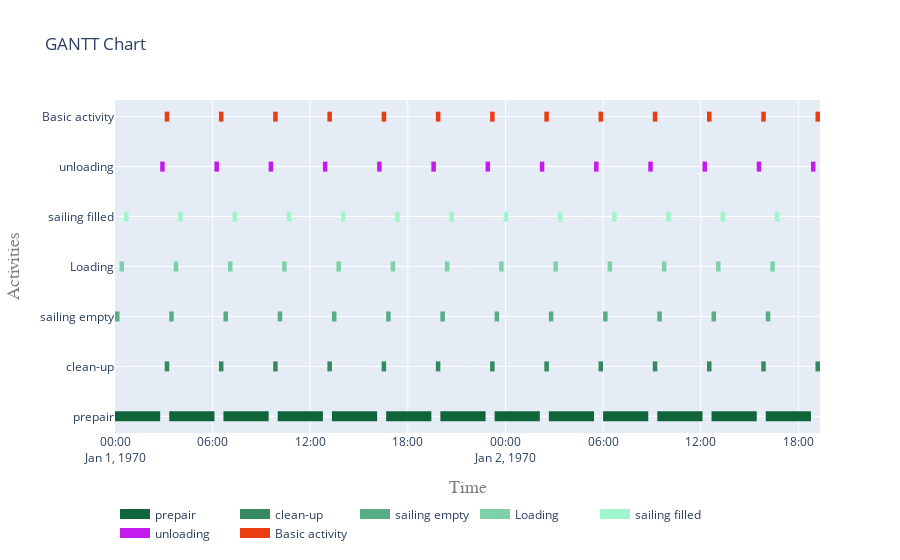

Source (notebook cell):
### Markdown cell above
Note the cleanup and pre-pair activities before and after the unloading activity.

### Code cell
plot.get_gantt_chart([*sub_processes_helper, *sub_processes_main])

### Figure 1 — Plotly figure (JSON) as saved in the notebook; plotly's stock layout.template omitted (floating-point values rounded to 4 significant figures)
{"data": [{"connectgaps": false, "hoverinfo": "y+name", "line": {"color": "rgb(16,102,58)", "width": 10}, "mode": "lines", "name": "prepair", "type": "scatter", "x": ["1970-01-01T00:00:00", "1970-01-01T00:00:00", "1970-01-01T02:46:40", "1970-01-01T02:46:40", "1970-01-01T02:46:40", "1970-01-01T03:20:00", "1970-01-01T03:20:00", "1970-01-01T06:06:40", "1970-01-01T06:06:40", "1970-01-01T06:06:40", "1970-01-01T06:40:00", "1970-01-01T06:40:00", "1970-01-01T09:26:40", "1970-01-01T09:26:40", "1970-01-01T09:26:40", "1970-01-01T10:00:00", "1970-01-01T10:00:00", "1970-01-01T12:46:40", "1970-01-01T12:46:40", "1970-01-01T12:46:40", "1970-01-01T13:20:00", "1970-01-01T13:20:00", "1970-01-01T16:06:40", "1970-01-01T16:06:40", "1970-01-01T16:06:40", "1970-01-01T16:40:00", "1970-01-01T16:40:00", "1970-01-01T19:26:40", "1970-01-01T19:26:40", "1970-01-01T19:26:40", "1970-01-01T20:00:00", "1970-01-01T20:00:00", "1970-01-01T22:46:40", "1970-01-01T22:46:40", "1970-01-01T22:46:40", "1970-01-01T23:20:00", "1970-01-01T23:20:00", "1970-01-02T02:06:40", "1970-01-02T02:06:40", "1970-01-02T02:06:40", "1970-01-02T02:40:00", "1970-01-02T02:40:00", "1970-01-02T05:26:40", "1970-01-02T05:26:40", "1970-01-02T05:26:40", "1970-01-02T06:00:00", "1970-01-02T06:00:00", "1970-01-02T08:46:40", "1970-01-02T08:46:40", "1970-01-02T08:46:40", "1970-01-02T09:20:00", "1970-01-02T09:20:00", "1970-01-02T12:06:40", "1970-01-02T12:06:40", "1970-01-02T12:06:40", "1970-01-02T12:40:00", "1970-01-02T12:40:00", "1970-01-02T15:26:40", "1970-01-02T15:26:40", "1970-01-02T15:26:40", "1970-01-02T16:00:00", "1970-01-02T16:00:00", "1970-01-02T18:46:40", "1970-01-02T18:46:40", "1970-01-02T18:46:40"], "y": ["prepair", "prepair", "prepair", "prepair", null, "prepair", "prepair", "prepair", "prepair", null, "prepair", "prepair", "prepair", "prepair", null, "prepair", "prepair", "prepair", "prepair", null, "prepair", "prepair", "prepair", "prepair", null, "prepair", "prepair", "prepair", "prepair", null, "prepair", "prepair", "prepair", "prepair", null, "prepair", "prepair", "prepair", "prepair", null, "prepair", "prepair", "prepair", "prepair", null, "prepair", "prepair", "prepair", "prepair", null, "prepair", "prepair", "prepair", "prepair", null, "prepair", "prepair", "prepair", "prepair", null, "prepair", "prepair", "prepair", "prepair", null]}, {"connectgaps": false, "hoverinfo": "y+name", "line": {"color": "rgb(52,138,94)", "width": 10}, "mode": "lines", "name": "clean-up", "type": "scatter", "x": ["1970-01-01T03:03:20", "1970-01-01T03:03:20", "1970-01-01T03:20:00", "1970-01-01T03:20:00", "1970-01-01T03:20:00", "1970-01-01T06:23:20", "1970-01-01T06:23:20", "1970-01-01T06:40:00", "1970-01-01T06:40:00", "1970-01-01T06:40:00", "1970-01-01T09:43:20", "1970-01-01T09:43:20", "1970-01-01T10:00:00", "1970-01-01T10:00:00", "1970-01-01T10:00:00", "1970-01-01T13:03:20", "1970-01-01T13:03:20", "1970-01-01T13:20:00", "1970-01-01T13:20:00", "1970-01-01T13:20:00", "1970-01-01T16:23:20", "1970-01-01T16:23:20", "1970-01-01T16:40:00", "1970-01-01T16:40:00", "1970-01-01T16:40:00", "1970-01-01T19:43:20", "1970-01-01T19:43:20", "1970-01-01T20:00:00", "1970-01-01T20:00:00", "1970-01-01T20:00:00", "1970-01-01T23:03:20", "1970-01-01T23:03:20", "1970-01-01T23:20:00", "1970-01-01T23:20:00", "1970-01-01T23:20:00", "1970-01-02T02:23:20", "1970-01-02T02:23:20", "1970-01-02T02:40:00", "1970-01-02T02:40:00", "1970-01-02T02:40:00", "1970-01-02T05:43:20", "1970-01-02T05:43:20", "1970-01-02T06:00:00", "1970-01-02T06:00:00", "1970-01-02T06:00:00", "1970-01-02T09:03:20", "1970-01-02T09:03:20", "1970-01-02T09:20:00", "1970-01-02T09:20:00", "1970-01-02T09:20:00", "1970-01-02T12:23:20", "1970-01-02T12:23:20", "1970-01-02T12:40:00", "1970-01-02T12:40:00", "1970-01-02T12:40:00", "1970-01-02T15:43:20", "1970-01-02T15:43:20", "1970-01-02T16:00:00", "1970-01-02T16:00:00", "1970-01-02T16:00:00", "1970-01-02T19:03:20", "1970-01-02T19:03:20", "1970-01-02T19:20:00", "1970-01-02T19:20:00", "1970-01-02T19:20:00"], "y": ["clean-up", "clean-up", "clean-up", "clean-up", null, "clean-up", "clean-up", "clean-up", "clean-up", null, "clean-up", "clean-up", "clean-up", "clean-up", null, "clean-up", "clean-up", "clean-up", "clean-up", null, "clean-up", "clean-up", "clean-up", "clean-up", null, "clean-up", "clean-up", "clean-up", "clean-up", null, "clean-up", "clean-up", "clean-up", "clean-up", null, "clean-up", "clean-up", "clean-up", "clean-up", null, "clean-up", "clean-up", "clean-up", "clean-up", null, "clean-up", "clean-up", "clean-up", "clean-up", null, "clean-up", "clean-up", "clean-up", "clean-up", null, "clean-up", "clean-up", "clean-up", "clean-up", null, "clean-up", "clean-up", "clean-up", "clean-up", null]}, {"connectgaps": false, "hoverinfo": "y+name", "line": {"color": "rgb(88,174,130)", "width": 10}, "mode": "lines", "name": "sailing empty", "type": "scatter", "x": ["1970-01-01T00:00:00", "1970-01-01T00:00:00", "1970-01-01T00:16:40", "1970-01-01T00:16:40", "1970-01-01T00:16:40", "1970-01-01T03:20:00", "1970-01-01T03:20:00", "1970-01-01T03:36:40", "1970-01-01T03:36:40", "1970-01-01T03:36:40", "1970-01-01T06:40:00", "1970-01-01T06:40:00", "1970-01-01T06:56:40", "1970-01-01T06:56:40", "1970-01-01T06:56:40", "1970-01-01T10:00:00", "1970-01-01T10:00:00", "1970-01-01T10:16:40", "1970-01-01T10:16:40", "1970-01-01T10:16:40", "1970-01-01T13:20:00", "1970-01-01T13:20:00", "1970-01-01T13:36:40", "1970-01-01T13:36:40", "1970-01-01T13:36:40", "1970-01-01T16:40:00", "1970-01-01T16:40:00", "1970-01-01T16:56:40", "1970-01-01T16:56:40", "1970-01-01T16:56:40", "1970-01-01T20:00:00", "1970-01-01T20:00:00", "1970-01-01T20:16:40", "1970-01-01T20:16:40", "1970-01-01T20:16:40", "1970-01-01T23:20:00", "1970-01-01T23:20:00", "1970-01-01T23:36:40", "1970-01-01T23:36:40", "1970-01-01T23:36:40", "1970-01-02T02:40:00", "1970-01-02T02:40:00", "1970-01-02T02:56:40", "1970-01-02T02:56:40", "1970-01-02T02:56:40", "1970-01-02T06:00:00", "1970-01-02T06:00:00", "1970-01-02T06:16:40", "1970-01-02T06:16:40", "1970-01-02T06:16:40", "1970-01-02T09:20:00", "1970-01-02T09:20:00", "1970-01-02T09:36:40", "1970-01-02T09:36:40", "1970-01-02T09:36:40", "1970-01-02T12:40:00", "1970-01-02T12:40:00", "1970-01-02T12:56:40", "1970-01-02T12:56:40", "1970-01-02T12:56:40", "1970-01-02T16:00:00", "1970-01-02T16:00:00", "1970-01-02T16:16:40", "1970-01-02T16:16:40", "1970-01-02T16:16:40"], "y": ["sailing empty", "sailing empty", "sailing empty", "sailing empty", null, "sailing empty", "sailing empty", "sailing empty", "sailing empty", null, "sailing empty", "sailing empty", "sailing empty", "sailing empty", null, "sailing empty", "sailing empty", "sailing empty", "sailing empty", null, "sailing empty", "sailing empty", "sailing empty", "sailing empty", null, "sailing empty", "sailing empty", "sailing empty", "sailing empty", null, "sailing empty", "sailing empty", "sailing empty", "sailing empty", null, "sailing empty", "sailing empty", "sailing empty", "sailing empty", null, "sailing empty", "sailing empty", "sailing empty", "sailing empty", null, "sailing empty", "sailing empty", "sailing empty", "sailing empty", null, "sailing empty", "sailing empty", "sailing empty", "sailing empty", null, "sailing empty", "sailing empty", "sailing empty", "sailing empty", null, "sailing empty", "sailing empty", "sailing empty", "sailing empty", null]}, {"connectgaps": false, "hoverinfo": "y+name", "line": {"color": "rgb(124,210,166)", "width": 10}, "mode": "lines", "name": "Loading", "type": "scatter", "x": ["1970-01-01T00:16:40", "1970-01-01T00:16:40", "1970-01-01T00:33:20", "1970-01-01T00:33:20", "1970-01-01T00:33:20", "1970-01-01T03:36:40", "1970-01-01T03:36:40", "1970-01-01T03:53:20", "1970-01-01T03:53:20", "1970-01-01T03:53:20", "1970-01-01T06:56:40", "1970-01-01T06:56:40", "1970-01-01T07:13:20", "1970-01-01T07:13:20", "1970-01-01T07:13:20", "1970-01-01T10:16:40", "1970-01-01T10:16:40", "1970-01-01T10:33:20", "1970-01-01T10:33:20", "1970-01-01T10:33:20", "1970-01-01T13:36:40", "1970-01-01T13:36:40", "1970-01-01T13:53:20", "1970-01-01T13:53:20", "1970-01-01T13:53:20", "1970-01-01T16:56:40", "1970-01-01T16:56:40", "1970-01-01T17:13:20", "1970-01-01T17:13:20", "1970-01-01T17:13:20", "1970-01-01T20:16:40", "1970-01-01T20:16:40", "1970-01-01T20:33:20", "1970-01-01T20:33:20", "1970-01-01T20:33:20", "1970-01-01T23:36:40", "1970-01-01T23:36:40", "1970-01-01T23:53:20", "1970-01-01T23:53:20", "1970-01-01T23:53:20", "1970-01-02T02:56:40", "1970-01-02T02:56:40", "1970-01-02T03:13:20", "1970-01-02T03:13:20", "1970-01-02T03:13:20", "1970-01-02T06:16:40", "1970-01-02T06:16:40", "1970-01-02T06:33:20", "1970-01-02T06:33:20", "1970-01-02T06:33:20", "1970-01-02T09:36:40", "1970-01-02T09:36:40", "1970-01-02T09:53:20", "1970-01-02T09:53:20", "1970-01-02T09:53:20", "1970-01-02T12:56:40", "1970-01-02T12:56:40", "1970-01-02T13:13:20", "1970-01-02T13:13:20", "1970-01-02T13:13:20", "1970-01-02T16:16:40", "1970-01-02T16:16:40", "1970-01-02T16:33:20", "1970-01-02T16:33:20", "1970-01-02T16:33:20"], "y": ["Loading", "Loading", "Loading", "Loading", null, "Loading", "Loading", "Loading", "Loading", null, "Loading", "Loading", "Loading", "Loading", null, "Loading", "Loading", "Loading", "Loading", null, "Loading", "Loading", "Loading", "Loading", null, "Loading", "Loading", "Loading", "Loading", null, "Loading", "Loading", "Loading", "Loading", null, "Loading", "Loading", "Loading", "Loading", null, "Loading", "Loading", "Loading", "Loading", null, "Loading", "Loading", "Loading", "Loading", null, "Loading", "Loading", "Loading", "Loading", null, "Loading", "Loading", "Loading", "Loading", null, "Loading", "Loading", "Loading", "Loading", null]}, {"connectgaps": false, "hoverinfo": "y+name", "line": {"color": "rgb(160,246,202)", "width": 10}, "mode": "lines", "name": "sailing filled", "type": "scatter", "x": ["1970-01-01T00:33:20", "1970-01-01T00:33:20", "1970-01-01T00:50:00", "1970-01-01T00:50:00", "1970-01-01T00:50:00", "1970-01-01T03:53:20", "1970-01-01T03:53:20", "1970-01-01T04:10:00", "1970-01-01T04:10:00", "1970-01-01T04:10:00", "1970-01-01T07:13:20", "1970-01-01T07:13:20", "1970-01-01T07:30:00", "1970-01-01T07:30:00", "1970-01-01T07:30:00", "1970-01-01T10:33:20", "1970-01-01T10:33:20", "1970-01-01T10:50:00", "1970-01-01T10:50:00", "1970-01-01T10:50:00", "1970-01-01T13:53:20", "1970-01-01T13:53:20", "1970-01-01T14:10:00", "1970-01-01T14:10:00", "1970-01-01T14:10:00", "1970-01-01T17:13:20", "1970-01-01T17:13:20", "1970-01-01T17:30:00", "1970-01-01T17:30:00", "1970-01-01T17:30:00", "1970-01-01T20:33:20", "1970-01-01T20:33:20", "1970-01-01T20:50:00", "1970-01-01T20:50:00", "1970-01-01T20:50:00", "1970-01-01T23:53:20", "1970-01-01T23:53:20", "1970-01-02T00:10:00", "1970-01-02T00:10:00", "1970-01-02T00:10:00", "1970-01-02T03:13:20", "1970-01-02T03:13:20", "1970-01-02T03:30:00", "1970-01-02T03:30:00", "1970-01-02T03:30:00", "1970-01-02T06:33:20", "1970-01-02T06:33:20", "1970-01-02T06:50:00", "1970-01-02T06:50:00", "1970-01-02T06:50:00", "1970-01-02T09:53:20", "1970-01-02T09:53:20", "1970-01-02T10:10:00", "1970-01-02T10:10:00", "1970-01-02T10:10:00", "1970-01-02T13:13:20", "1970-01-02T13:13:20", "1970-01-02T13:30:00", "1970-01-02T13:30:00", "1970-01-02T13:30:00", "1970-01-02T16:33:20", "1970-01-02T16:33:20", "1970-01-02T16:50:00", "1970-01-02T16:50:00", "1970-01-02T16:50:00"], "y": ["sailing filled", "sailing filled", "sailing filled", "sailing filled", null, "sailing filled", "sailing filled", "sailing filled", "sailing filled", null, "sailing filled", "sailing filled", "sailing filled", "sailing filled", null, "sailing filled", "sailing filled", "sailing filled", "sailing filled", null, "sailing filled", "sailing filled", "sailing filled", "sailing filled", null, "sailing filled", "sailing filled", "sailing filled", "sailing filled", null, "sailing filled", "sailing filled", "sailing filled", "sailing filled", null, "sailing filled", "sailing filled", "sailing filled", "sailing filled", null, "sailing filled", "sailing filled", "sailing filled", "sailing filled", null, "sailing filled", "sailing filled", "sailing filled", "sailing filled", null, "sailing filled", "sailing filled", "sailing filled", "sailing filled", null, "sailing filled", "sailing filled", "sailing filled", "sailing filled", null, "sailing filled", "sailing filled", "sailing filled", "sailing filled", null]}, {"connectgaps": false, "hoverinfo": "y+name", "line": {"color": "rgb(196,26,238)", "width": 10}, "mode": "lines", "name": "unloading", "type": "scatter", "x": ["1970-01-01T02:46:40", "1970-01-01T02:46:40", "1970-01-01T03:03:20", "1970-01-01T03:03:20", "1970-01-01T03:03:20", "1970-01-01T06:06:40", "1970-01-01T06:06:40", "1970-01-01T06:23:20", "1970-01-01T06:23:20", "1970-01-01T06:23:20", "1970-01-01T09:26:40", "1970-01-01T09:26:40", "1970-01-01T09:43:20", "1970-01-01T09:43:20", "1970-01-01T09:43:20", "1970-01-01T12:46:40", "1970-01-01T12:46:40", "1970-01-01T13:03:20", "1970-01-01T13:03:20", "1970-01-01T13:03:20", "1970-01-01T16:06:40", "1970-01-01T16:06:40", "1970-01-01T16:23:20", "1970-01-01T16:23:20", "1970-01-01T16:23:20", "1970-01-01T19:26:40", "1970-01-01T19:26:40", "1970-01-01T19:43:20", "1970-01-01T19:43:20", "1970-01-01T19:43:20", "1970-01-01T22:46:40", "1970-01-01T22:46:40", "1970-01-01T23:03:20", "1970-01-01T23:03:20", "1970-01-01T23:03:20", "1970-01-02T02:06:40", "1970-01-02T02:06:40", "1970-01-02T02:23:20", "1970-01-02T02:23:20", "1970-01-02T02:23:20", "1970-01-02T05:26:40", "1970-01-02T05:26:40", "1970-01-02T05:43:20", "1970-01-02T05:43:20", "1970-01-02T05:43:20", "1970-01-02T08:46:40", "1970-01-02T08:46:40", "1970-01-02T09:03:20", "1970-01-02T09:03:20", "1970-01-02T09:03:20", "1970-01-02T12:06:40", "1970-01-02T12:06:40", "1970-01-02T12:23:20", "1970-01-02T12:23:20", "1970-01-02T12:23:20", "1970-01-02T15:26:40", "1970-01-02T15:26:40", "1970-01-02T15:43:20", "1970-01-02T15:43:20", "1970-01-02T15:43:20", "1970-01-02T18:46:40", "1970-01-02T18:46:40", "1970-01-02T19:03:20", "1970-01-02T19:03:20", "1970-01-02T19:03:20"], "y": ["unloading", "unloading", "unloading", "unloading", null, "unloading", "unloading", "unloading", "unloading", null, "unloading", "unloading", "unloading", "unloading", null, "unloading", "unloading", "unloading", "unloading", null, "unloading", "unloading", "unloading", "unloading", null, "unloading", "unloading", "unloading", "unloading", null, "unloading", "unloading", "unloading", "unloading", null, "unloading", "unloading", "unloading", "unloading", null, "unloading", "unloading", "unloading", "unloading", null, "unloading", "unloading", "unloading", "unloading", null, "unloading", "unloading", "unloading", "unloading", null, "unloading", "unloading", "unloading", "unloading", null, "unloading", "unloading", "unloading", "unloading", null]}, {"connectgaps": false, "hoverinfo": "y+name", "line": {"color": "rgb(232,62,18)", "width": 10}, "mode": "lines", "name": "Basic activity", "type": "scatter", "x": ["1970-01-01T03:03:20", "1970-01-01T03:03:20", "1970-01-01T03:20:00", "1970-01-01T03:20:00", "1970-01-01T03:20:00", "1970-01-01T06:23:20", "1970-01-01T06:23:20", "1970-01-01T06:40:00", "1970-01-01T06:40:00", "1970-01-01T06:40:00", "1970-01-01T09:43:20", "1970-01-01T09:43:20", "1970-01-01T10:00:00", "1970-01-01T10:00:00", "1970-01-01T10:00:00", "1970-01-01T13:03:20", "1970-01-01T13:03:20", "1970-01-01T13:20:00", "1970-01-01T13:20:00", "1970-01-01T13:20:00", "1970-01-01T16:23:20", "1970-01-01T16:23:20", "1970-01-01T16:40:00", "1970-01-01T16:40:00", "1970-01-01T16:40:00", "1970-01-01T19:43:20", "1970-01-01T19:43:20", "1970-01-01T20:00:00", "1970-01-01T20:00:00", "1970-01-01T20:00:00", "1970-01-01T23:03:20", "1970-01-01T23:03:20", "1970-01-01T23:20:00", "1970-01-01T23:20:00", "1970-01-01T23:20:00", "1970-01-02T02:23:20", "1970-01-02T02:23:20", "1970-01-02T02:40:00", "1970-01-02T02:40:00", "1970-01-02T02:40:00", "1970-01-02T05:43:20", "1970-01-02T05:43:20", "1970-01-02T06:00:00", "1970-01-02T06:00:00", "1970-01-02T06:00:00", "1970-01-02T09:03:20", "1970-01-02T09:03:20", "1970-01-02T09:20:00", "1970-01-02T09:20:00", "1970-01-02T09:20:00", "1970-01-02T12:23:20", "1970-01-02T12:23:20", "1970-01-02T12:40:00", "1970-01-02T12:40:00", "1970-01-02T12:40:00", "1970-01-02T15:43:20", "1970-01-02T15:43:20", "1970-01-02T16:00:00", "1970-01-02T16:00:00", "1970-01-02T16:00:00", "1970-01-02T19:03:20", "1970-01-02T19:03:20", "1970-01-02T19:20:00", "1970-01-02T19:20:00", "1970-01-02T19:20:00"], "y": ["Basic activity", "Basic activity", "Basic activity", "Basic activity", null, "Basic activity", "Basic activity", "Basic activity", "Basic activity", null, "Basic activity", "Basic activity", "Basic activity", "Basic activity", null, "Basic activity", "Basic activity", "Basic activity", "Basic activity", null, "Basic activity", "Basic activity", "Basic activity", "Basic activity", null, "Basic activity", "Basic activity", "Basic activity", "Basic activity", null, "Basic activity", "Basic activity", "Basic activity", "Basic activity", null, "Basic activity", "Basic activity", "Basic activity", "Basic activity", null, "Basic activity", "Basic activity", "Basic activity", "Basic activity", null, "Basic activity", "Basic activity", "Basic activity", "Basic activity", null, "Basic activity", "Basic activity", "Basic activity", "Basic activity", null, "Basic activity", "Basic activity", "Basic activity", "Basic activity", null, "Basic activity", "Basic activity", "Basic activity", "Basic activity", null]}], "layout": {"hovermode": "closest", "legend": {"orientation": "h", "x": 0, "y": -0.2}, "title": {"text": "GANTT Chart"}, "xaxis": {"range": ["1970-01-01T00:00:00", "1970-01-02T19:20:00"], "title": {"font": {"color": "#7f7f7f", "family": "Courier New, monospace", "size": 18}, "text": "Time"}}, "yaxis": {"title": {"font": {"color": "#7f7f7f", "family": "Courier New, monospace", "size": 18}, "text": "Activities"}}}}
